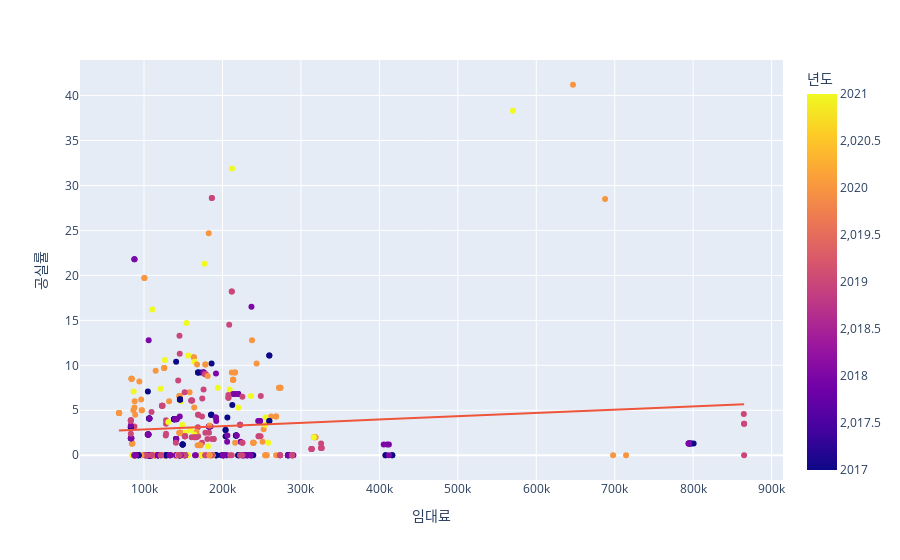

The cell this chart's notebook holds for it:
### Code cell
fig = px.scatter(subset_ds1,
                x='임대료', y='공실률',
                color='년도', trendline='ols')
fig.show()

### Figure 1 — Plotly figure (JSON) as saved in the notebook; plotly's stock layout.template omitted (floating-point values rounded to 4 significant figures; data arrays with more than 128 entries replaced by an {"elided": "..."} marker saying what was removed)
{"data": [{"hovertemplate": "임대료=%{x}<br>공실률=%{y}<br>년도=%{marker.color}<extra></extra>", "legendgroup": "", "marker": {"color": {"elided": "527 int values"}, "coloraxis": "coloraxis", "symbol": "circle"}, "mode": "markers", "name": "", "orientation": "v", "showlegend": false, "type": "scatter", "x": {"elided": "527 int values"}, "xaxis": "x", "y": {"elided": "527 float values"}, "yaxis": "y"}, {"hovertemplate": "<b>OLS trendline</b><br>공실률 = 3.66043e-06 * 임대료 + 2.51179<br>R<sup>2</sup>=0.008116<br><br>임대료=%{x}<br>공실률=%{y} <b>(trend)</b><extra></extra>", "legendgroup": "", "marker": {"symbol": "circle"}, "mode": "lines", "name": "", "showlegend": false, "type": "scatter", "x": {"elided": "527 int values"}, "xaxis": "x", "y": {"elided": "527 float values"}, "yaxis": "y"}], "layout": {"coloraxis": {"colorbar": {"title": {"text": "년도"}}, "colorscale": [[0, "#0d0887"], [0.1111, "#46039f"], [0.2222, "#7201a8"], [0.3333, "#9c179e"], [0.4444, "#bd3786"], [0.5556, "#d8576b"], [0.6667, "#ed7953"], [0.7778, "#fb9f3a"], [0.8889, "#fdca26"], [1, "#f0f921"]]}, "legend": {"tracegroupgap": 0}, "margin": {"t": 60}, "xaxis": {"anchor": "y", "domain": [0, 1], "title": {"text": "임대료"}}, "yaxis": {"anchor": "x", "domain": [0, 1], "title": {"text": "공실률"}}}}
